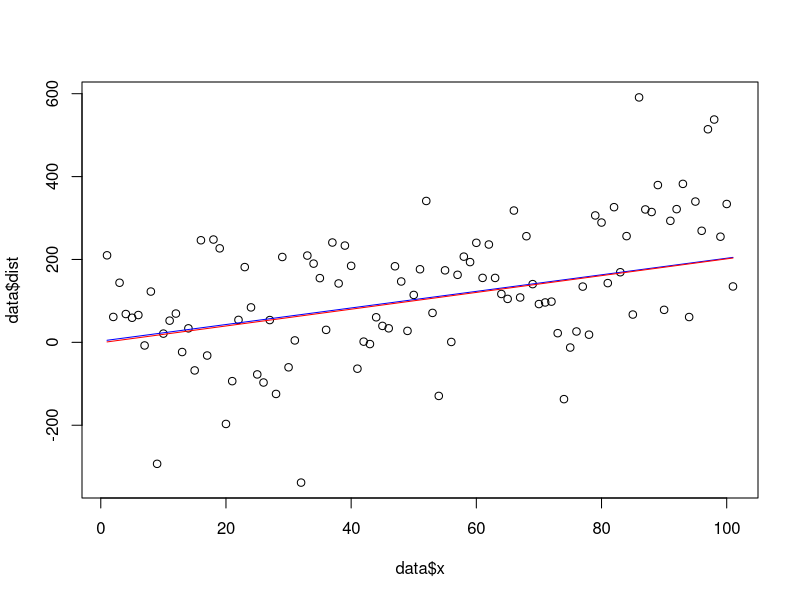

The R source for this figure:
#!/usr/bin/env Rscript

perceptron <- function(size, inc, m, c) {
    data <- gen_data(size, inc, m, c);
    class <- classify(data$dist, data$y);
    w <- percep(data$x, data$dist, class);
    plot(data$x, data$dist);
    lines(data$x, data$y, col="blue");
    lines(data$x, w, col = "red");
}

gen_data <- function(size, inc, m, c) {
    x <- seq(1, size+1, inc);
    y <- (m*x) + c; 
    noise <- rnorm(size+1, mean=0, sd=150);
    dist <- y + noise;

    return(list(dist=dist,x=x,y=y));
}

classify <- function(dist, y) {
   x <- seq(1, length(y));
   pos <- x[dist[x] > y[x]];
   neg <- x[dist[x] <= y[x]];
   y[pos] <- -1;
   y[neg] <- 1;

   return(y);
}

percep <- function(x1, x2, y) {
    x0 <- rep(1, length(x1));
    i <- seq(1, length(x1));

    X <- matrix(c(x0, x1, x2), nrow = 3, ncol = length(x1), byrow = TRUE);
    WT <- matrix(rep(1, 3), nrow=1, ncol=3);

    iter <- 0;
    limit <- 50000;
    while (iter < limit) {
        H <- sign(WT %*% X);
        fail <- i[H[i] * y[i] < 0];

        if (length(fail) < 1) {
            iter <- limit;
        }
        else {
            WT <- WT + y[fail[1]] * t(X[,fail[1]]);
            iter <- iter + 1;
        }
    }

    line <- line_calc(WT,X);

    return (line);    
}

line_calc <- function(w, x){
    return(-w[2]/w[3]*x[2,] + w[1]/w[3]);
}

main <- function() {
    inc <- 1;
    m <- 2;
    c <- 3;
    #perceptron(2,inc,m,c);
    #perceptron(4,inc,m,c);
    #perceptron(10,inc,m,c);
    perceptron(100,inc,m,c);
    

    

}

main()
